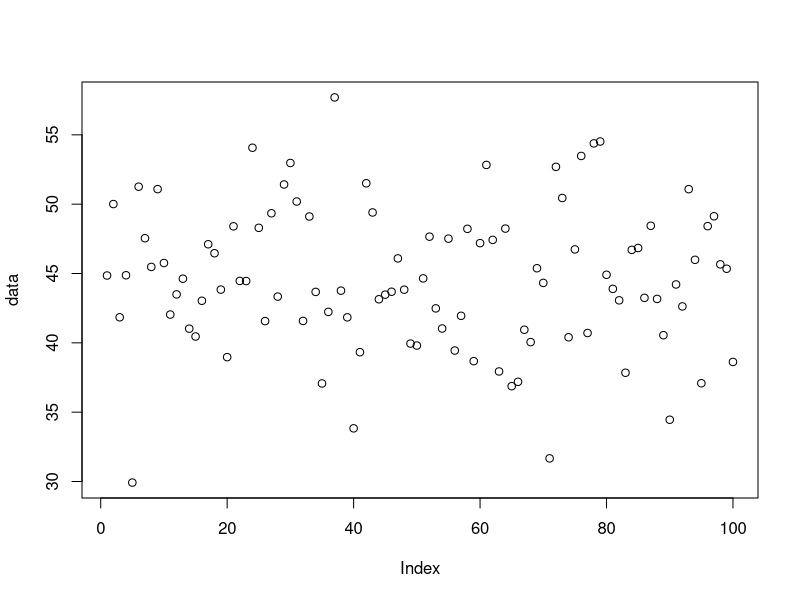
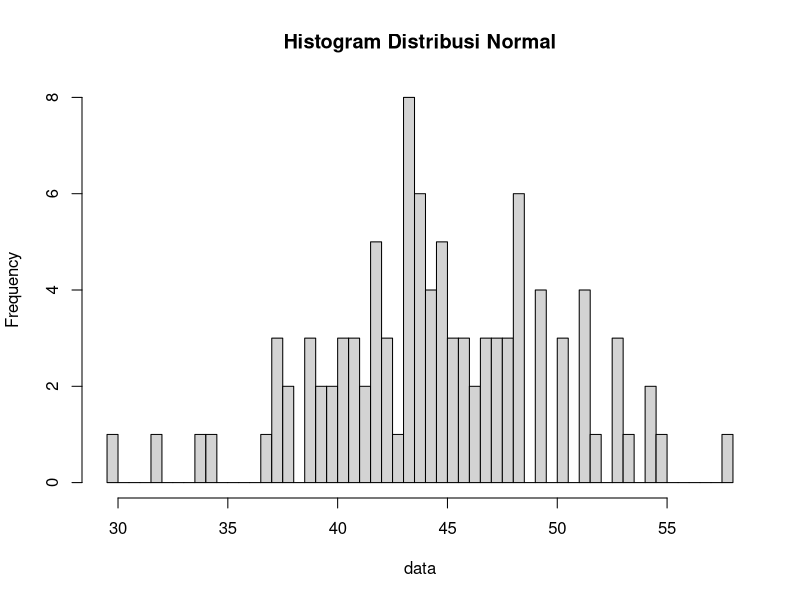

Here is the R script that generated these plots, in order:
# Nama   : Dewangga Dika Darmawan
# NRP    : 5025211109
# Kelas  : Probabilitas dan Statistika (C)

# Nomor 4
n <- 100
mean <- 45
sd <- 5

# Poin 4A
data <- rnorm(n=n, mean=45, sd=sd)
data

z <- (data-mean(data)) / sd(data)
z

min <- runif(1, min = min(data), max = mean)
max <- runif(1, min = mean, max = max(data))
prob_min <- pnorm(min, mean, sd)
prob_max <- pnorm(max, mean, sd)
prob <- prob_max - prob_min
prob

plot(data)

# Poin 4B
breaks <- 50
hist(data, breaks, main = "Histogram Distribusi Normal")

# Poin 4C
varian <- sd(data)^2
varian